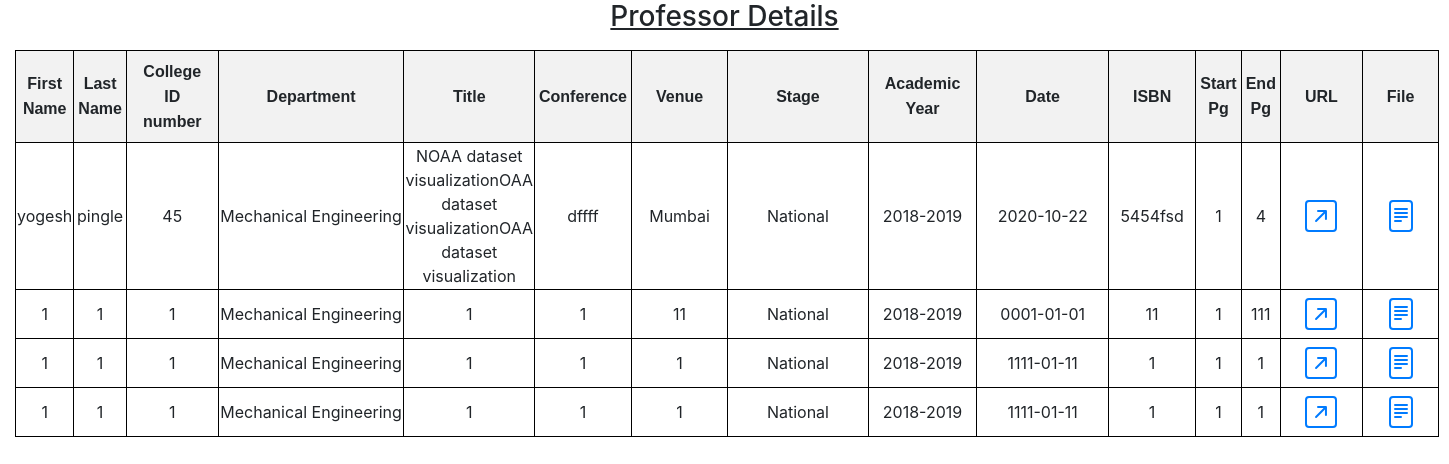
Page /php/view_p.php on the committed database.
### tables this page shows
CREATE TABLE `professor` (
  `First_name` varchar(50) NOT NULL,
  `Last_name` varchar(50) NOT NULL,
  `College_ID_number` varchar(50) NOT NULL,
  `Year` varchar(50) NOT NULL,
  `Department` varchar(50) NOT NULL,
  `Title` varchar(500) NOT NULL,
  `Conference` varchar(50) NOT NULL,
  `Venue` varchar(50) NOT NULL,
  `Stage` varchar(50) NOT NULL,
  `Academic_Year` varchar(50) NOT NULL,
  `DATE` date NOT NULL,
  `ISBN` varchar(50) NOT NULL,
  `Start_page_number` varchar(50) NOT NULL,
  `End_page_number` varchar(50) NOT NULL,
  `Link` varchar(500) NOT NULL,
  `file_name` varchar(100) NOT NULL
);

### php/view_p.php (the view, shortened to what this page needs)
<!doctype html>
<html lang="en">
  <head>
    <link rel="stylesheet" href="https://stackpath.bootstrapcdn.com/bootstrap/4.1.3/css/bootstrap.min.css">
  </head>
  <body>
  <div>
  <h3 class="text-center mb-3"><u>Professor Details</u></h3>
      </div>
  <div>
  <?php
              $servername="localhost";
              $username="root";
              $password="";
              $database="php_project";
              $con = mysqli_connect($servername,$username,$password,"$database");
              $query = "SELECT * FROM professor";
              echo '<div class=" container-fluid mt-3">
              <table id="student" class="table-hover" align="center">
                    <tr class="columns" style="border: 1px solid black;background-color:#f2f2f2;">
                        <th class="text-center px-1 py-2"> <font face="Arial">First Name</font> </th>
                        <th class="text-center px-1 py-2"> <font face="Arial">Last Name</font> </th>
                        <th class="text-center px-3 py-2"> <font face="Arial">College ID number </font> </th>
                        <th class="text-center px-5 py-2"> <font face="Arial">Department</font> </th>
                        <th class="text-center py-2"> <font face="Arial">Title</font> </th>
                        <th class="text-center px-1 py-2"> <font face="Arial">Conference</font> </th>
                        <th class="text-center px-4 py-2"> <font face="Arial">Venue</font> </th>
                        <th class="text-center px-5 py-2"> <font face="Arial">Stage</font> </th>
                        <th class="text-center px-3 py-2"> <font face="Arial">Academic Year</font> </th>
                        <th class="text-center px-5 py-2"> <font face="Arial">Date</font> </th>
                        <th class="text-center px-4 py-2"> <font face="Arial">ISBN</font> </th>
                        <th class="text-center px-1 py-2"> <font face="Arial">Start Pg</font> </th>
                        <th class="text-center px-1 py-2"> <font face="Arial">End Pg</font> </th>
                        <th class="text-center px-4 py-2" style="width:10px;"> <font face="Arial">URL</font> </th>
                        <th class="text-center px-4 py-2"> <font face="Arial">File</font> </th>
                    </tr>';
              if ($result = $con->query($query)) {
                while ($row = $result->fetch_assoc()) {
                      $field1 = $row["First_name"];
                      $field2 = $row["Last_name"];
                      $field3 = $row["College_ID_number"];
                      $field5 = $row["Department"];
                      $field6 = $row["Title"];
                      $field7 = $row["Conference"];
                      $field8= $row["Venue"];
                      $field9 = $row["Stage"];
                      $field10 = $row["Academic_Year"];
                      $field11 = $row["DATE"];
                      $field12 = $row["ISBN"];
                      $field13 = $row["Start_page_number"];
                      $field14 = $row["End_page_number"];
                      $field15 = $row["Link"];
                      $field16 = $row["file_name"];
                      echo '<div class="table-responsive">
                      <tr>
                                <td>'.$field1.'</td>
                                <td>'.$field2.'</td>
                                <td>'.$field3.'</td>
                                <td>'.$field5.'</td>
                                <td>'.$field6.'</td>
                                <td>'.$field7.'</td>
                                <td>'.$field8.'</td>
                                <td>'.$field9.'</td>
                                <td>'.$field10.'</td>
                                <td>'.$field11.'</td>
                                <td>'.$field12.'</td>
                                <td>'.$field13.'</td>
                                <td>'.$field14.'</td>
                                <td class="py-2"><a  href="'.$field15.'" title="Go to URL"><svg width="2em" height="2em" viewBox="0 0 16 16" class="bi bi-arrow-up-right-square" fill="currentColor" xmlns="http://www.w3.org/2000/svg">
                                <path fill-rule="evenodd" d="M14 1H2a1 1 0 0 0-1 1v12a1 1 0 0 0 1 1h12a1 1 0 0 0 1-1V2a1 1 0 0 0-1-1zM2 0a2 2 0 0 0-2 2v12a2 2 0 0 0 2 2h12a2 2 0 0 0 2-2V2a2 2 0 0 0-2-2H2z"/>
                                <path fill-rule="evenodd" d="M5.172 10.828a.5.5 0 0 0 .707 0l4.096-4.096V9.5a.5.5 0 1 0 1 0V5.525a.5.5 0 0 0-.5-.5H6.5a.5.5 0 0 0 0 1h2.768l-4.096 4.096a.5.5 0 0 0 0 .707z"/>
                              </svg></a></td>
                                <td class="py-2"><a  href="'.$field16.'" title="Open File"><svg width="2em" height="2em" viewBox="0 0 16 16" class="bi bi-file-text" fill="currentColor" xmlns="http://www.w3.org/2000/svg">
                                <path fill-rule="evenodd" d="M4 0h8a2 2 0 0 1 2 2v12a2 2 0 0 1-2 2H4a2 2 0 0 1-2-2V2a2 2 0 0 1 2-2zm0 1a1 1 0 0 0-1 1v12a1 1 0 0 0 1 1h8a1 1 0 0 0 1-1V2a1 1 0 0 0-1-1H4z"/>
                                <path fill-rule="evenodd" d="M4.5 10.5A.5.5 0 0 1 5 10h3a.5.5 0 0 1 0 1H5a.5.5 0 0 1-.5-.5zm0-2A.5.5 0 0 1 5 8h6a.5.5 0 0 1 0 1H5a.5.5 0 0 1-.5-.5zm0-2A.5.5 0 0 1 5 6h6a.5.5 0 0 1 0 1H5a.5.5 0 0 1-.5-.5zm0-2A.5.5 0 0 1 5 4h6a.5.5 0 0 1 0 1H5a.5.5 0 0 1-.5-.5z"/>
                              </svg></a></td>
                            </tr>
                            </div>
                            </div>';
                  }
                }
                ?>
  </body>
</html>

### php/view_p.php (style rules this page uses)
table { width: 100%; }
td { text-align:center; border: 1px solid black; }
th { border: 1px solid black; }

### rows in the picture
professor: First_name "yogesh", Last_name "pingle", College_ID_number "45", Department "Mechanical Engineering", Title "NOAA dataset visualizationOAA dataset visualizationOAA dataset visualization", Conference "dffff", Venue "Mumbai", Stage "National", Academic_Year "2018-2019", DATE "2020-10-22", ISBN "5454fsd", Start_page_number "1", End_page_number "4"
professor: First_name "1", Last_name "1", College_ID_number "1", Department "Mechanical Engineering", Title "1", Conference "1", Venue "11", Stage "National", Academic_Year "2018-2019", DATE "0001-01-01", ISBN "11", Start_page_number "1", End_page_number "111"
professor: First_name "1", Last_name "1", College_ID_number "1", Department "Mechanical Engineering", Title "1", Conference "1", Venue "1", Stage "National", Academic_Year "2018-2019", DATE "1111-01-11", ISBN "1", Start_page_number "1", End_page_number "1"
professor: First_name "1", Last_name "1", College_ID_number "1", Department "Mechanical Engineering", Title "1", Conference "1", Venue "1", Stage "National", Academic_Year "2018-2019", DATE "1111-01-11", ISBN "1", Start_page_number "1", End_page_number "1"
